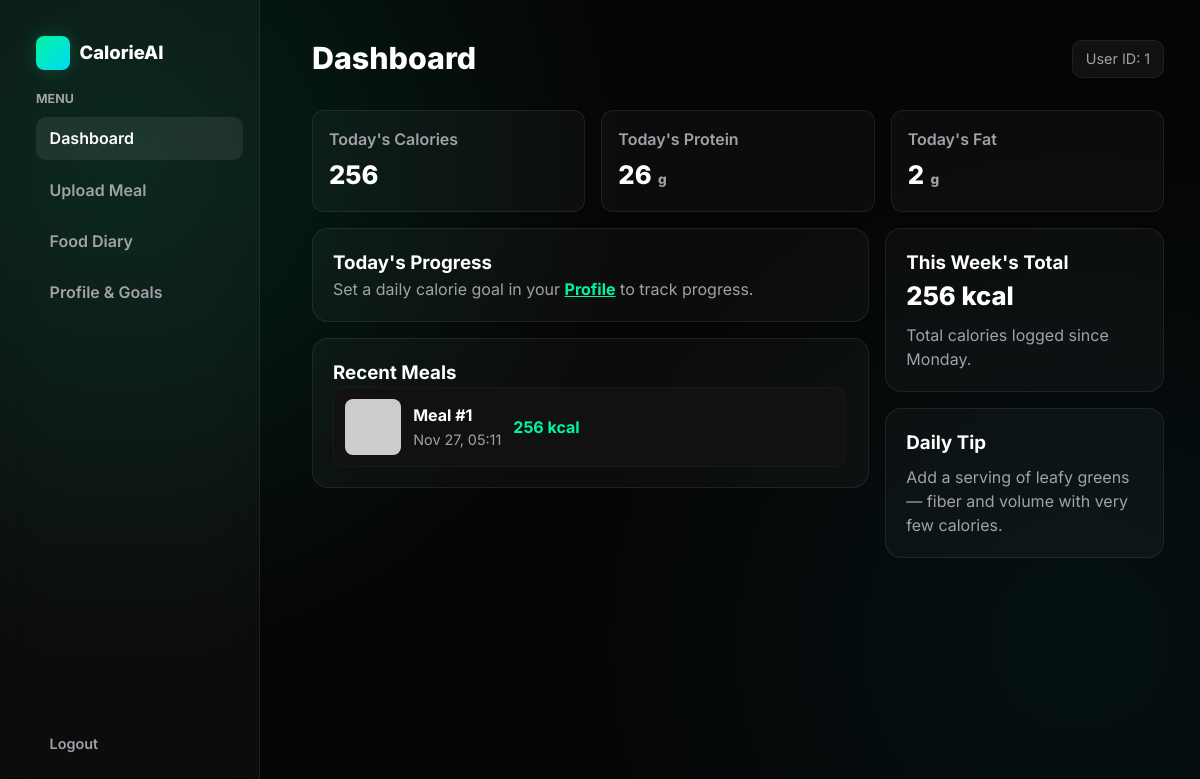
Page /public/dashboard.php (signed in) on the committed database.
### tables this page shows
CREATE TABLE meals (
    id INT AUTO_INCREMENT PRIMARY KEY,
    user_id INT NOT NULL,
    image_path VARCHAR(255) NOT NULL,
    detected_items JSON NOT NULL,
    calories FLOAT NOT NULL,
    macros JSON NOT NULL,
    confidence FLOAT,
    portion_grams FLOAT,
    suggestion TEXT,
    waste_score INT,
    is_leftover TINYINT(1) DEFAULT 0,
    created_at DATETIME DEFAULT CURRENT_TIMESTAMP,
    FOREIGN KEY (user_id) REFERENCES users(id) ON DELETE CASCADE
);

### public/dashboard.php (the view, shortened to what this page needs)
<?php
$pdo = null;
if (file_exists(__DIR__ . '/../app/lib/db.php')) {
    try {
        if (class_exists('DB') && method_exists('DB', 'conn')) {
            $pdo = DB::conn();
        } else {
            $dbError = 'DB helper found but DB::conn() not available.';
        }
    } catch (Exception $e) {
        $dbError = 'DB connection error: ' . $e->getMessage();
    }
} else {
    $dbError = 'DB helper not found (app/lib/db.php).';
}
$userId = $_SESSION['user_id'] ?? null;
$todayCalories = 0.0;
$todayProtein = 0.0;
$todayFat = 0.0;
$weekCalories = 0.0;
$goalCalories = null;
$recentMeals = [];
if ($userId && $pdo) {
    try {
        $sqlToday = "
            SELECT
                COALESCE(SUM(calories),0) AS total_cal,
                COALESCE(SUM(JSON_EXTRACT(macros,'$.protein') + 0),0) AS total_protein,
                COALESCE(SUM(JSON_EXTRACT(macros,'$.fat') + 0),0) AS total_fat
            FROM meals
            WHERE user_id = :uid
                AND DATE(created_at) = CURDATE()
        ";
        $stmt = $pdo->prepare($sqlToday);
        $stmt->execute([':uid' => $userId]);
        $row = $stmt->fetch();
        if ($row) {
            $todayCalories = (float)$row['total_cal'];
            $todayProtein  = (float)$row['total_protein'];
            $todayFat      = (float)$row['total_fat'];
        }
        $sqlWeek = "
         SELECT COALESCE(SUM(calories),0) AS week_cal
         FROM meals
         WHERE user_id = :uid
            AND YEARWEEK(created_at, 1) = YEARWEEK(CURDATE(), 1)
        ";
        $stmt = $pdo->prepare($sqlWeek);
        $stmt->execute([':uid' => $userId]);
        $weekCalories = (float)$stmt->fetchColumn();
        $sqlGoal = "SELECT goal_calories FROM users WHERE id = :uid LIMIT 1";
        $stmt = $pdo->prepare($sqlGoal);
        $stmt->execute([':uid' => $userId]);
        $goalRow = $stmt->fetch();
        if ($goalRow) {
            $goalCalories = $goalRow['goal_calories'] !== null ? (int)$goalRow['goal_calories'] : null;
        }
        $sqlRecent = "
         SELECT id, image_path, calories, macros, created_at
         FROM meals
         WHERE user_id = :uid
         ORDER BY created_at DESC
         LIMIT 6
        ";
        $stmt = $pdo->prepare($sqlRecent);
        $stmt->execute([':uid' => $userId]);
        $recentMeals = $stmt->fetchAll();
    } catch (Exception $e) {
        $dbError = $e->getMessage();
    }
}
?>
<!DOCTYPE html>
<html lang="en">
<head>
</head>
<body>
    <div class="dashboard-wrapper">
        <aside class="sidebar" aria-label="Main sidebar">
            <div>
                <a href="index.php" class="logo" aria-label="Calorie AI Home">
                    <div class="logo-icon" aria-hidden="true"></div>
                    <span>CalorieAI</span>
                </a>
                <nav class="sidebar-nav" aria-label="Primary">
                    <div style="margin-top:1.25rem" class="sidebar-nav-title">Menu</div>
                    <a href="dashboard.php" class="active">Dashboard</a>
                    <a href="upload.php">Upload Meal</a>
                    <a href="diary.php">Food Diary</a>
                    <a href="profile.php">Profile & Goals</a>
                </nav>
            </div>
            <div class="spacer">
                <nav class="sidebar-nav user-menu" aria-label="User menu">
                    <a href="login.php?logout=1">Logout</a>
                </nav>
            </div>
        </aside>
        <main class="dashboard-content">
            <div class="container">
                <div class="header-bar">
                    <h1>Dashboard</h1>
                    <div class="user-id" title="Your User ID">User ID: <?= htmlspecialchars($userId) ?></div>
                </div>
                <div class="stats-grid">
                    <div class="stat-card glass-card">
                        <div class="label">Today's Calories</div>
                        <div class="value text-gradient"><?= number_format($todayCalories, 0) ?></div>
                    </div>
                    <div class="stat-card glass-card">
                        <div class="label">Today's Protein</div>
                        <div class="value"><?= number_format($todayProtein, 0) ?><span class="unit">g</span></div>
                    </div>
                    <div class="stat-card glass-card">
                        <div class="label">Today's Fat</div>
                        <div class="value"><?= number_format($todayFat, 0) ?><span class="unit">g</span></div>
                    </div>
                </div>
                <div class="widget-grid">
                    <div>
                        <section class="glass-card">
                            <h3>Today's Progress</h3>
                            <?php
                                $remaining = ($goalCalories !== null) ? max(0, $goalCalories - $todayCalories) : null;
                                $percent = ($goalCalories && $goalCalories > 0) ? min(100, round(($todayCalories / $goalCalories) * 100)) : 0;
                            ?>
                            <?php if ($goalCalories !== null): ?>
                                <div class="progress-bar-outer" aria-hidden="true">
                                    <div class="progress-bar-inner" style="width: <?= $percent ?>%;"></div>
                                </div>
                                <div class="progress-text">
                                    <span>Goal: <strong><?= number_format($goalCalories) ?> kcal</strong></span>
                                    <span>Remaining: <strong style="color:var(--accent-glow)"><?= number_format($remaining) ?> kcal</strong></span>
                                </div>
                            <?php else: ?>
                                <p style="color:var(--text-secondary)">Set a daily calorie goal in your <a href="profile.php" style="color:var(--accent-glow);font-weight:700">Profile</a> to track progress.</p>
                            <?php endif; ?>
                        </section>
                        <section class="glass-card" style="margin-top:1rem">
                            <h3>Recent Meals</h3>
                            <div class="meals-list" role="list">
                                <?php if (!empty($recentMeals)): ?>
                                    <?php foreach ($recentMeals as $m):
                                        $m_id = (int)$m['id'];
                                        $m_cal = (float)$m['calories'];
                                        $m_macros = is_string($m['macros']) ? json_decode($m['macros'], true) : $m['macros'];
                                        $m_title = $m_macros['label'] ?? ('Meal #' . $m_id);
                                        $m_when = date('M j, H:i', strtotime($m['created_at']));
                                        $thumb = !empty($m['image_path']) ? htmlspecialchars($m['image_path']) : 'https://placehold.co/100x100/111111/a1a1aa?text=Meal';
                                    ?>
                                        <div class="meal-item" role="listitem">
                                            <div class="meal-thumb"><img src="<?= $thumb ?>" alt="<?= htmlspecialchars($m_title) ?>" onerror="this.src='https://placehold.co/100x100/111111/a1a1aa?text=Meal';"></div>
                                            <div class="meal-info">
                                                <strong><?= htmlspecialchars($m_title) ?></strong>
                                                <span><?= htmlspecialchars($m_when) ?></span>
                                            </div>
                                            <div class="meal-calories"><?= number_format($m_cal,0) ?> kcal</div>
                                        </div>
                                    <?php endforeach; ?>
                                <?php else: ?>
                                    <p style="color:var(--text-secondary)">No meals logged yet. <a href="upload.php" style="color:var(--accent-glow);font-weight:700">Upload your first meal</a> to get started.</p>
                                <?php endif; ?>
                            </div>
                        </section>
                    </div>
                    <div>
                        <section class="widget-card glass-card">
                            <h3>This Week's Total</h3>
                            <div class="value"><?= number_format($weekCalories) ?><span class="unit"> kcal</span></div>
                            <p>Total calories logged since Monday.</p>
                        </section>
                        <section class="widget-card glass-card" style="margin-top:1rem">
                            <h3>Daily Tip</h3>
                            <p>Add a serving of leafy greens — fiber and volume with very few calories.</p>
                        </section>
                    </div>
                </div>
            </div>
        </main>
    </div>
</body>
</html>

### public/dashboard.php (style rules this page uses)
:root { --bg-main:#050505; --bg-secondary:#111111; --text-primary:#ffffff; --text-secondary:#a1a1aa; --accent-glow:#00f5a0; --accent-gradient:linear-gradient(135deg,#00f5a0,#00d9f5); --accent-blue:#00d9f5; --sidebar-width:260px; --max-grid-width:1100px; --sidebar-gap:1rem; }
* { box-sizing:border-box;margin:0;padding:0 }
html,body { height:100% }
body { font-family:'Inter',system-ui,-apple-system,"Segoe UI",Roboto,"Helvetica Neue",Arial; background:var(--bg-main); color:var(--text-primary); line-height:1.5;overflow-x:hidden; background-image:radial-gradient(circle at 10% 20%, rgba(0,245,160,0.12), transparent 40%), radial-gradient(circle at 90% 80%, rgba(0,217,245,0.06), transparent 40%); }
.dashboard-wrapper { display:flex;min-height:100vh;width:100% }
.sidebar { width:var(--sidebar-width);height:100vh;position:fixed;top:0;left:0; background:rgba(255,255,255,0.03);border-right:1px solid rgba(255,255,255,0.08); backdrop-filter:blur(20px);-webkit-backdrop-filter:blur(20px); padding:2.25rem;display:flex;flex-direction:column;gap:1.25rem;z-index:999; overflow-y:auto;overflow-x:hidden;-webkit-overflow-scrolling:touch;overscroll-behavior:contain; padding-inline-end:calc(var(--sidebar-gap)); }
.sidebar { scrollbar-width:thin;scrollbar-color:rgba(255,255,255,0.06) transparent }
.logo { display:flex;align-items:center;gap:.6rem;font-weight:800;font-size:1.15rem;color:var(--text-primary);text-decoration:none }
.logo-icon { width:34px;height:34px;border-radius:8px;background:var(--accent-gradient);box-shadow:0 0 20px rgba(0,245,160,0.22) }
.sidebar-nav { display:flex;flex-direction:column;gap:.5rem }
.sidebar-nav-title { color:var(--text-secondary);font-weight:700;font-size:.78rem;text-transform:uppercase }
.sidebar-nav a { display:flex;gap:.6rem;align-items:center;padding:.6rem .85rem;border-radius:10px;color:var(--text-secondary);text-decoration:none;font-weight:600;transition:all .18s }
.sidebar-nav a.active { background:rgba(255,255,255,0.08);color:var(--text-primary) }
.sidebar .spacer { margin-top:auto;color:var(--text-secondary);font-size:.9rem }
.dashboard-content { flex:1;margin-left:calc(var(--sidebar-width) + var(--sidebar-gap));padding:2.25rem;min-height:100vh }
.container { max-width:var(--max-grid-width);margin:0 auto }
.header-bar { display:flex;justify-content:space-between;align-items:center;margin-bottom:1.75rem }
.header-bar h1 { font-size:1.9rem;font-weight:800 }
.user-id { background:var(--bg-secondary);color:var(--text-secondary);padding:.45rem .8rem;border-radius:10px;border:1px solid rgba(255,255,255,0.06);font-size:.9rem }
.glass-card { background:rgba(255,255,255,0.03);border:1px solid rgba(255,255,255,0.08);border-radius:16px;padding:1.25rem }
.stats-grid { display:grid;grid-template-columns:repeat(3,1fr);gap:1rem;margin-bottom:1rem }
.stat-card { padding:1rem;border-radius:12px }
.stat-card .label { color:var(--text-secondary);font-weight:600;margin-bottom:.35rem }
.stat-card .value { font-size:1.6rem;font-weight:800 }
.stat-card .value .unit { font-size:.85rem;color:var(--text-secondary);margin-left:.4rem }
.widget-grid { display:grid;grid-template-columns:2fr 1fr;gap:1rem }
.meals-list { display:flex;flex-direction:column;gap:.75rem;max-height:420px;overflow:auto;padding-right:.2rem }
.meal-item { display:flex;align-items:center;gap:.75rem;padding:.7rem;background:var(--bg-secondary);border-radius:10px;border:1px solid rgba(255,255,255,0.04) }
.meal-thumb { width:56px;height:56px;border-radius:8px;overflow:hidden;flex-shrink:0 }
.meal-thumb img { width:100%;height:100%;object-fit:cover }
.meal-info strong { display:block;color:var(--text-primary);font-weight:700 }
.meal-info span { color:var(--text-secondary);font-size:.9rem }
.meal-calories { font-weight:700;color:var(--accent-glow) }
.widget-card .value { font-size:1.6rem;font-weight:800 }
.widget-card p { color:var(--text-secondary);margin-top:.5rem }

### rows in the picture
meals: m_title "Meal #1", created_at "Nov 27, 05:11", calories "256"

### other values in the picture
$userId "1"
$todayCalories "256"
$todayProtein "26"
$todayFat "2"
$weekCalories "256"
